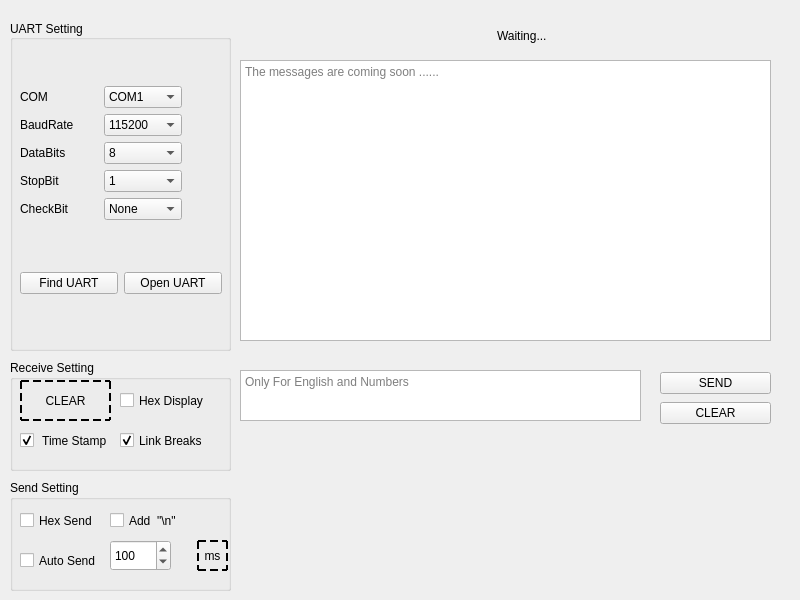
<?xml version="1.0" encoding="UTF-8"?>
<ui version="4.0">
 <class>uartwindow</class>
 <widget class="QWidget" name="uartwindow">
  <property name="geometry">
   <rect>
    <x>0</x>
    <y>0</y>
    <width>800</width>
    <height>600</height>
   </rect>
  </property>
  <property name="windowTitle">
   <string>UART</string>
  </property>
  <property name="windowIcon">
   <iconset resource="../resources.qrc">
    <normaloff>:/qrc/uart.png</normaloff>:/qrc/uart.png</iconset>
  </property>
  <widget class="QGroupBox" name="groupBox">
   <property name="geometry">
    <rect>
     <x>10</x>
     <y>20</y>
     <width>221</width>
     <height>331</height>
    </rect>
   </property>
   <property name="styleSheet">
    <string notr="true">font: bold 10px &quot;Arial&quot;;</string>
   </property>
   <property name="title">
    <string>UART Setting</string>
   </property>
   <property name="alignment">
    <set>Qt::AlignLeading|Qt::AlignLeft|Qt::AlignVCenter</set>
   </property>
   <property name="flat">
    <bool>false</bool>
   </property>
   <property name="checkable">
    <bool>false</bool>
   </property>
   <widget class="QWidget" name="layoutWidget">
    <property name="geometry">
     <rect>
      <x>10</x>
      <y>20</y>
      <width>202</width>
      <height>301</height>
     </rect>
    </property>
    <layout class="QVBoxLayout" name="verticalLayout_2" stretch="1,0">
     <item>
      <layout class="QHBoxLayout" name="horizontalLayout_7" stretch="1,0">
       <item>
        <layout class="QVBoxLayout" name="verticalLayout" stretch="0,0,0,0,0">
         <property name="spacing">
          <number>6</number>
         </property>
         <property name="sizeConstraint">
          <enum>QLayout::SetFixedSize</enum>
         </property>
         <item>
          <layout class="QHBoxLayout" name="horizontalLayout">
           <item>
            <widget class="QLabel" name="label">
             <property name="styleSheet">
              <string notr="true">font: bold 16px &quot;Arial&quot;;</string>
             </property>
             <property name="text">
              <string>COM</string>
             </property>
            </widget>
           </item>
           <item>
            <widget class="QComboBox" name="comboBox_com">
             <property name="styleSheet">
              <string notr="true">font: bold 12px &quot;Arial&quot;;</string>
             </property>
             <item>
              <property name="text">
               <string>COM1</string>
              </property>
             </item>
            </widget>
           </item>
          </layout>
         </item>
         <item>
          <layout class="QHBoxLayout" name="horizontalLayout_2">
           <item>
            <widget class="QLabel" name="label_2">
             <property name="styleSheet">
              <string notr="true">font: bold 16px &quot;Arial&quot;;</string>
             </property>
             <property name="text">
              <string>BaudRate</string>
             </property>
            </widget>
           </item>
           <item>
            <widget class="QComboBox" name="comboBox_baud">
             <property name="styleSheet">
              <string notr="true">font: bold 12px &quot;Arial&quot;;</string>
             </property>
             <item>
              <property name="text">
               <string>115200</string>
              </property>
             </item>
             <item>
              <property name="text">
               <string>57600</string>
              </property>
             </item>
             <item>
              <property name="text">
               <string>38400</string>
              </property>
             </item>
             <item>
              <property name="text">
               <string>19200</string>
              </property>
             </item>
             <item>
              <property name="text">
               <string>9600</string>
              </property>
             </item>
             <item>
              <property name="text">
               <string>4800</string>
              </property>
             </item>
             <item>
              <property name="text">
               <string>2400</string>
              </property>
             </item>
             <item>
              <property name="text">
               <string>1200</string>
              </property>
             </item>
            </widget>
           </item>
          </layout>
         </item>
         <item>
          <layout class="QHBoxLayout" name="horizontalLayout_3">
           <item>
            <widget class="QLabel" name="label_4">
             <property name="styleSheet">
              <string notr="true">font: bold 16px &quot;Arial&quot;;</string>
             </property>
             <property name="text">
              <string>DataBits</string>
             </property>
            </widget>
           </item>
           <item>
            <widget class="QComboBox" name="comboBox_databit">
             <property name="styleSheet">
              <string notr="true">font: bold 12px &quot;Arial&quot;;</string>
             </property>
             <item>
              <property name="text">
               <string>8</string>
              </property>
             </item>
             <item>
              <property name="text">
               <string>7</string>
              </property>
             </item>
             <item>
              <property name="text">
               <string>6</string>
              </property>
             </item>
             <item>
              <property name="text">
               <string>5</string>
              </property>
             </item>
            </widget>
           </item>
          </layout>
         </item>
         <item>
          <layout class="QHBoxLayout" name="horizontalLayout_4">
           <item>
            <widget class="QLabel" name="label_5">
             <property name="styleSheet">
              <string notr="true">font: bold 16px &quot;Arial&quot;;</string>
             </property>
             <property name="text">
              <string>StopBit</string>
             </property>
            </widget>
           </item>
           <item>
            <widget class="QComboBox" name="comboBox_stopbit">
             <property name="styleSheet">
              <string notr="true">font: bold 12px &quot;Arial&quot;;</string>
             </property>
             <item>
              <property name="text">
               <string>1</string>
              </property>
             </item>
             <item>
              <property name="text">
               <string>1.5</string>
              </property>
             </item>
             <item>
              <property name="text">
               <string>2</string>
              </property>
             </item>
            </widget>
           </item>
          </layout>
         </item>
         <item>
          <layout class="QHBoxLayout" name="horizontalLayout_5">
           <item>
            <widget class="QLabel" name="label_3">
             <property name="styleSheet">
              <string notr="true">font: bold 16px &quot;Arial&quot;;</string>
             </property>
             <property name="text">
              <string>CheckBit</string>
             </property>
            </widget>
           </item>
           <item>
            <widget class="QComboBox" name="comboBox_checkbit">
             <property name="styleSheet">
              <string notr="true">font: bold 12px &quot;Arial&quot;;</string>
             </property>
             <item>
              <property name="text">
               <string>None</string>
              </property>
             </item>
             <item>
              <property name="text">
               <string>Even</string>
              </property>
             </item>
             <item>
              <property name="text">
               <string>Odd</string>
              </property>
             </item>
            </widget>
           </item>
          </layout>
         </item>
        </layout>
       </item>
       <item>
        <spacer name="horizontalSpacer">
         <property name="orientation">
          <enum>Qt::Horizontal</enum>
         </property>
         <property name="sizeHint" stdset="0">
          <size>
           <width>40</width>
           <height>20</height>
          </size>
         </property>
        </spacer>
       </item>
      </layout>
     </item>
     <item>
      <layout class="QHBoxLayout" name="horizontalLayout_6">
       <item>
        <widget class="QPushButton" name="pushButton_FindUart">
         <property name="styleSheet">
          <string notr="true">font: bold 12px &quot;Arial&quot;;</string>
         </property>
         <property name="text">
          <string>Find UART</string>
         </property>
         <property name="icon">
          <iconset resource="../resources.qrc">
           <normaloff>:/qrc/find.png</normaloff>:/qrc/find.png</iconset>
         </property>
        </widget>
       </item>
       <item>
        <widget class="QPushButton" name="pushButton_OpenUart">
         <property name="styleSheet">
          <string notr="true">font: bold 12px &quot;Arial&quot;;</string>
         </property>
         <property name="text">
          <string>Open UART</string>
         </property>
         <property name="icon">
          <iconset resource="../resources.qrc">
           <normaloff>:/qrc/start.ico</normaloff>:/qrc/start.ico</iconset>
         </property>
        </widget>
       </item>
      </layout>
     </item>
    </layout>
   </widget>
  </widget>
  <widget class="QPlainTextEdit" name="plainTextEdit_receive">
   <property name="geometry">
    <rect>
     <x>240</x>
     <y>60</y>
     <width>531</width>
     <height>281</height>
    </rect>
   </property>
   <property name="styleSheet">
    <string notr="true">font: bold 12px &quot;Arial&quot;;</string>
   </property>
   <property name="readOnly">
    <bool>true</bool>
   </property>
   <property name="placeholderText">
    <string>The messages are coming soon ......</string>
   </property>
  </widget>
  <widget class="QTextEdit" name="textEdit_send">
   <property name="geometry">
    <rect>
     <x>240</x>
     <y>370</y>
     <width>401</width>
     <height>51</height>
    </rect>
   </property>
   <property name="styleSheet">
    <string notr="true">font: bold 12px &quot;Arial&quot;;</string>
   </property>
   <property name="html">
    <string>&lt;!DOCTYPE HTML PUBLIC &quot;-//W3C//DTD HTML 4.0//EN&quot; &quot;http://www.w3.org/TR/REC-html40/strict.dtd&quot;&gt;
&lt;html&gt;&lt;head&gt;&lt;meta name=&quot;qrichtext&quot; content=&quot;1&quot; /&gt;&lt;style type=&quot;text/css&quot;&gt;
p, li { white-space: pre-wrap; }
&lt;/style&gt;&lt;/head&gt;&lt;body style=&quot; font-family:'Arial'; font-size:12px; font-weight:600; font-style:normal;&quot;&gt;
&lt;p style=&quot;-qt-paragraph-type:empty; margin-top:0px; margin-bottom:0px; margin-left:0px; margin-right:0px; -qt-block-indent:0; text-indent:0px; font-family:'SimSun'; font-size:9pt; font-weight:400;&quot;&gt;&lt;br /&gt;&lt;/p&gt;&lt;/body&gt;&lt;/html&gt;</string>
   </property>
   <property name="placeholderText">
    <string>Only For English and Numbers</string>
   </property>
  </widget>
  <widget class="QWidget" name="verticalLayoutWidget">
   <property name="geometry">
    <rect>
     <x>660</x>
     <y>370</y>
     <width>111</width>
     <height>56</height>
    </rect>
   </property>
   <layout class="QVBoxLayout" name="verticalLayout_3">
    <item>
     <widget class="QPushButton" name="pushButton_send">
      <property name="styleSheet">
       <string notr="true">font: bold 10px &quot;Arial&quot;;</string>
      </property>
      <property name="text">
       <string>SEND</string>
      </property>
      <property name="icon">
       <iconset resource="../resources.qrc">
        <normaloff>:/qrc/send.png</normaloff>:/qrc/send.png</iconset>
      </property>
     </widget>
    </item>
    <item>
     <widget class="QPushButton" name="pushButton_TXclear">
      <property name="styleSheet">
       <string notr="true">font: bold 10px &quot;Arial&quot;;</string>
      </property>
      <property name="text">
       <string>CLEAR</string>
      </property>
      <property name="icon">
       <iconset resource="../resources.qrc">
        <normaloff>:/qrc/clear.png</normaloff>:/qrc/clear.png</iconset>
      </property>
     </widget>
    </item>
   </layout>
  </widget>
  <widget class="QGroupBox" name="groupBox_2">
   <property name="geometry">
    <rect>
     <x>10</x>
     <y>360</y>
     <width>221</width>
     <height>111</height>
    </rect>
   </property>
   <property name="styleSheet">
    <string notr="true">font: bold 10px &quot;Arial&quot;;</string>
   </property>
   <property name="title">
    <string>Receive Setting</string>
   </property>
   <widget class="QPushButton" name="pushButton_RXclear">
    <property name="geometry">
     <rect>
      <x>10</x>
      <y>20</y>
      <width>91</width>
      <height>41</height>
     </rect>
    </property>
    <property name="styleSheet">
     <string notr="true">font: bold 10px &quot;Arial&quot;;border: 2px dashed black;</string>
    </property>
    <property name="text">
     <string>CLEAR</string>
    </property>
    <property name="icon">
     <iconset resource="../resources.qrc">
      <normaloff>:/qrc/clear.png</normaloff>:/qrc/clear.png</iconset>
    </property>
   </widget>
   <widget class="QCheckBox" name="checkBox_TimeStamp">
    <property name="geometry">
     <rect>
      <x>10</x>
      <y>60</y>
      <width>91</width>
      <height>41</height>
     </rect>
    </property>
    <property name="layoutDirection">
     <enum>Qt::LeftToRight</enum>
    </property>
    <property name="styleSheet">
     <string notr="true">font: bold 10px &quot;Arial&quot;;</string>
    </property>
    <property name="text">
     <string> Time Stamp</string>
    </property>
    <property name="checked">
     <bool>true</bool>
    </property>
   </widget>
   <widget class="QCheckBox" name="checkBox_LinkBreak">
    <property name="geometry">
     <rect>
      <x>110</x>
      <y>60</y>
      <width>91</width>
      <height>41</height>
     </rect>
    </property>
    <property name="styleSheet">
     <string notr="true">font: bold 10px &quot;Arial&quot;;</string>
    </property>
    <property name="text">
     <string>Link Breaks</string>
    </property>
    <property name="checked">
     <bool>true</bool>
    </property>
   </widget>
   <widget class="QCheckBox" name="checkBox_HexDisplay">
    <property name="geometry">
     <rect>
      <x>110</x>
      <y>20</y>
      <width>91</width>
      <height>41</height>
     </rect>
    </property>
    <property name="styleSheet">
     <string notr="true">font: bold 10px &quot;Arial&quot;;</string>
    </property>
    <property name="text">
     <string>Hex Display</string>
    </property>
   </widget>
  </widget>
  <widget class="QGroupBox" name="groupBox_3">
   <property name="geometry">
    <rect>
     <x>10</x>
     <y>480</y>
     <width>221</width>
     <height>111</height>
    </rect>
   </property>
   <property name="styleSheet">
    <string notr="true">font: bold 10px &quot;Arial&quot;;</string>
   </property>
   <property name="title">
    <string>Send Setting</string>
   </property>
   <widget class="QCheckBox" name="checkBox_Addn">
    <property name="geometry">
     <rect>
      <x>100</x>
      <y>20</y>
      <width>91</width>
      <height>41</height>
     </rect>
    </property>
    <property name="styleSheet">
     <string notr="true">font: bold 10px &quot;Arial&quot;;</string>
    </property>
    <property name="text">
     <string>Add  &quot;\n&quot;</string>
    </property>
   </widget>
   <widget class="QCheckBox" name="checkBox_AutoSend">
    <property name="geometry">
     <rect>
      <x>10</x>
      <y>60</y>
      <width>91</width>
      <height>41</height>
     </rect>
    </property>
    <property name="layoutDirection">
     <enum>Qt::LeftToRight</enum>
    </property>
    <property name="styleSheet">
     <string notr="true">font: bold 10px &quot;Arial&quot;;</string>
    </property>
    <property name="text">
     <string>Auto Send</string>
    </property>
   </widget>
   <widget class="QCheckBox" name="checkBox_HexSend">
    <property name="geometry">
     <rect>
      <x>10</x>
      <y>20</y>
      <width>91</width>
      <height>41</height>
     </rect>
    </property>
    <property name="styleSheet">
     <string notr="true">font: bold 10px &quot;Arial&quot;;</string>
    </property>
    <property name="text">
     <string>Hex Send</string>
    </property>
   </widget>
   <widget class="QLabel" name="label_6">
    <property name="geometry">
     <rect>
      <x>187</x>
      <y>60</y>
      <width>31</width>
      <height>31</height>
     </rect>
    </property>
    <property name="styleSheet">
     <string notr="true">font: bold 10px &quot;Arial&quot;;border: 2px dashed black;</string>
    </property>
    <property name="text">
     <string>ms</string>
    </property>
    <property name="alignment">
     <set>Qt::AlignCenter</set>
    </property>
   </widget>
   <widget class="QSpinBox" name="spinBox_ms">
    <property name="geometry">
     <rect>
      <x>100</x>
      <y>60</y>
      <width>61</width>
      <height>31</height>
     </rect>
    </property>
    <property name="maximum">
     <number>10000</number>
    </property>
    <property name="singleStep">
     <number>10</number>
    </property>
    <property name="value">
     <number>100</number>
    </property>
   </widget>
  </widget>
  <widget class="QLabel" name="label_StatusText">
   <property name="geometry">
    <rect>
     <x>497</x>
     <y>20</y>
     <width>161</width>
     <height>31</height>
    </rect>
   </property>
   <property name="styleSheet">
    <string notr="true">font: bold 12px &quot;Arial&quot;;</string>
   </property>
   <property name="text">
    <string>Waiting...</string>
   </property>
  </widget>
  <widget class="QLabel" name="label_StatusIcon">
   <property name="geometry">
    <rect>
     <x>461</x>
     <y>20</y>
     <width>31</width>
     <height>31</height>
    </rect>
   </property>
   <property name="text">
    <string/>
   </property>
   <property name="pixmap">
    <pixmap resource="../resources.qrc">:/qrc/waiting.png</pixmap>
   </property>
   <property name="scaledContents">
    <bool>true</bool>
   </property>
  </widget>
 </widget>
 <resources>
  <include location="../resources.qrc"/>
  <include location="../resources.qrc"/>
 </resources>
 <connections/>
</ui>
